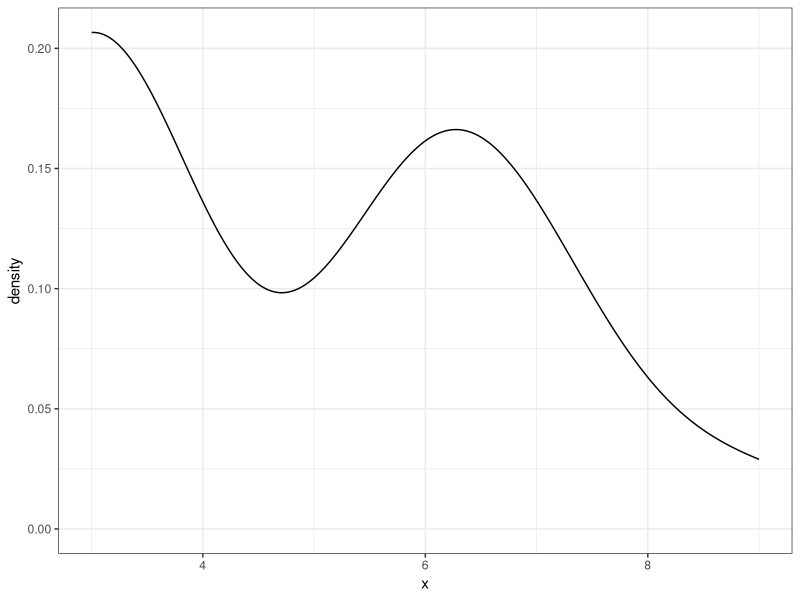
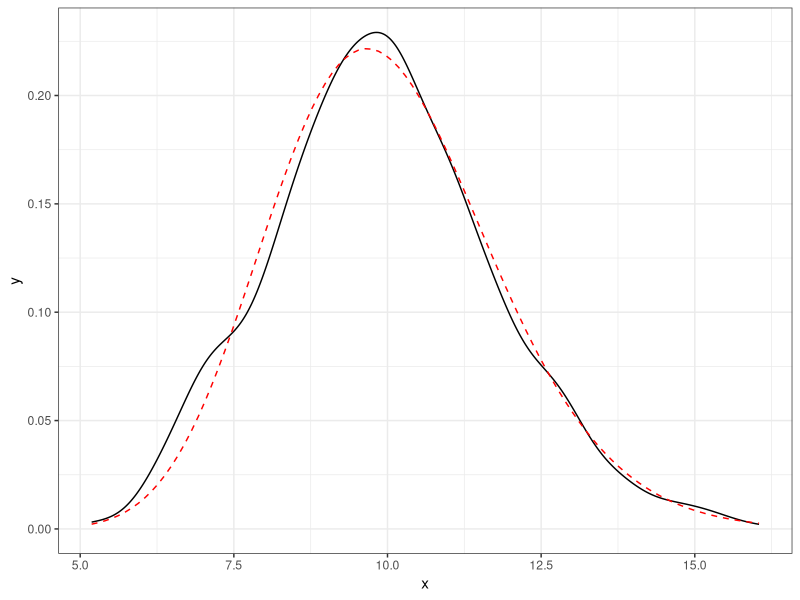

Source code (R) for these figures, in order:
## ---- chunk 1
library(ggplot2)
library(lattice)
## ---- chunk 2
Population <- c(3, 6, 7, 9, 11, 14)
MIN <- apply(combn(Population, 3), 2, min)
MIN
mean(MIN)  # mean of the sampling distribution
# This statistic is an estimate of the population Min (3).
ggplot(data = data.frame(x = MIN), aes(x = x)) + geom_density() + theme_bw()
## ---- chunk 3
f <- function(x){3*x^2/8}
integrate(f, 0, 2)$value # must be 1 for it to be a valid pdf
integrate(f, 0, 1/5)$value
## ---- chunk 4
set.seed(13)
sims <- 1000
xbar <- numeric(sims)
for(i in 1:sims){
  xbar[i] <- mean(rexp(30, 1/10))
}
mean(xbar)
mean(xbar >= 12)
library(ggplot2)
ggplot(data = data.frame(x = xbar), aes(x = x)) + geom_density() + theme_bw() + stat_function(fun = dgamma, args = list(30*1, 30/10), lty = "dashed", color = "red")
